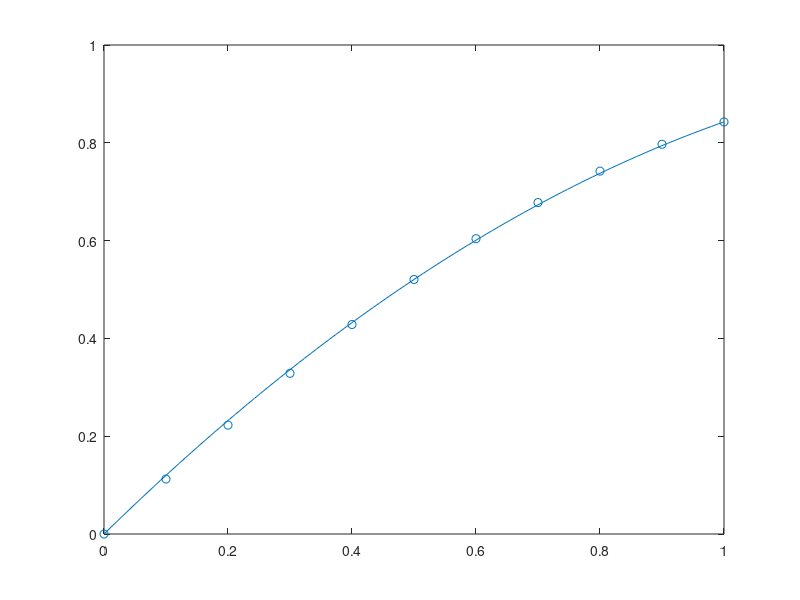

The MATLAB script that drew this image:
clear
L1=@(x) ((x-0.5).*(x-1))/((0-0.5)*(0-1));
L2=@(x) ((x-0).*(x-1))/((0.5-0)*(0.5-1));
L3=@(x) ((x-0).*(x-0.5))/((1-0)*(1-0.5));
p=@(x) 0*L1(x)+0.52049987781305*L2(x)+0.84270079294971*L3(x);
x=linspace(0,1);
x1=[0 0.1 0.2 0.3 0.4 0.5 0.6 0.7 0.8 0.9 1];
y1=[0 0.11246291601828 0.22270258921048 0.32862675945913 0.42839235504667 0.52049987781305 0.60385609084793 0.67780119383742 0.74210096470766 0.79690821242283 0.84270079294971];
plot(x,p(x));
hold on
scatter(x1,y1);